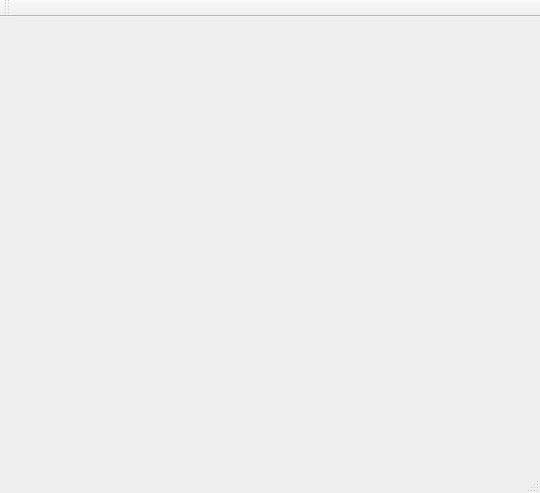
<?xml version="1.0" encoding="UTF-8"?>
<ui version="4.0">
 <class>MainWindow</class>
 <widget class="QMainWindow" name="MainWindow">
  <property name="geometry">
   <rect>
    <x>0</x>
    <y>0</y>
    <width>540</width>
    <height>493</height>
   </rect>
  </property>
  <property name="sizePolicy">
   <sizepolicy hsizetype="Fixed" vsizetype="Fixed">
    <horstretch>0</horstretch>
    <verstretch>0</verstretch>
   </sizepolicy>
  </property>
  <property name="windowTitle">
   <string>MainWindow</string>
  </property>
  <widget class="QWidget" name="centralWidget">
   <widget class="QWidget" name="worldWidget" native="true">
    <property name="geometry">
     <rect>
      <x>10</x>
      <y>40</y>
      <width>521</width>
      <height>391</height>
     </rect>
    </property>
   </widget>
  </widget>
  <widget class="QMenuBar" name="menuBar">
   <property name="geometry">
    <rect>
     <x>0</x>
     <y>0</y>
     <width>540</width>
     <height>23</height>
    </rect>
   </property>
  </widget>
  <widget class="QToolBar" name="mainToolBar">
   <attribute name="toolBarArea">
    <enum>TopToolBarArea</enum>
   </attribute>
   <attribute name="toolBarBreak">
    <bool>false</bool>
   </attribute>
  </widget>
  <widget class="QStatusBar" name="statusBar"/>
 </widget>
 <layoutdefault spacing="6" margin="11"/>
 <resources/>
 <connections/>
</ui>
